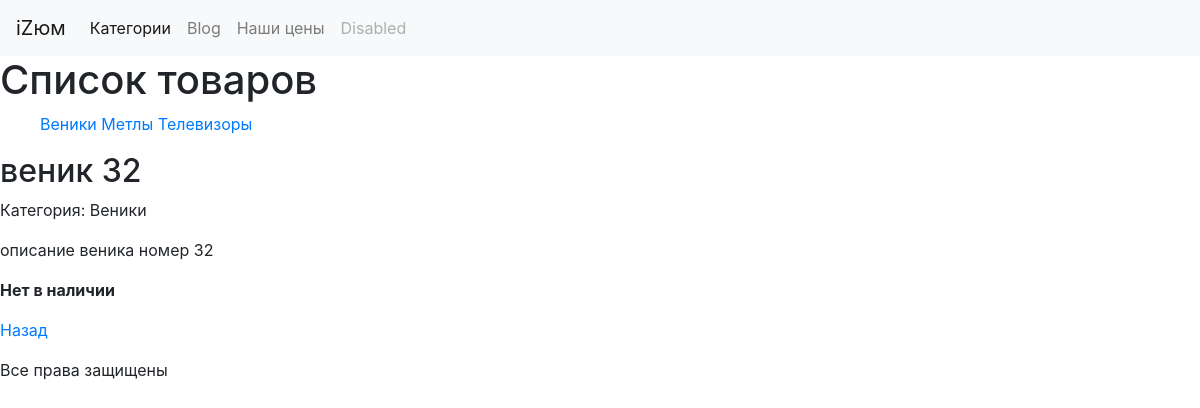
The page /goods/good/3/ on the database as committed earlier.
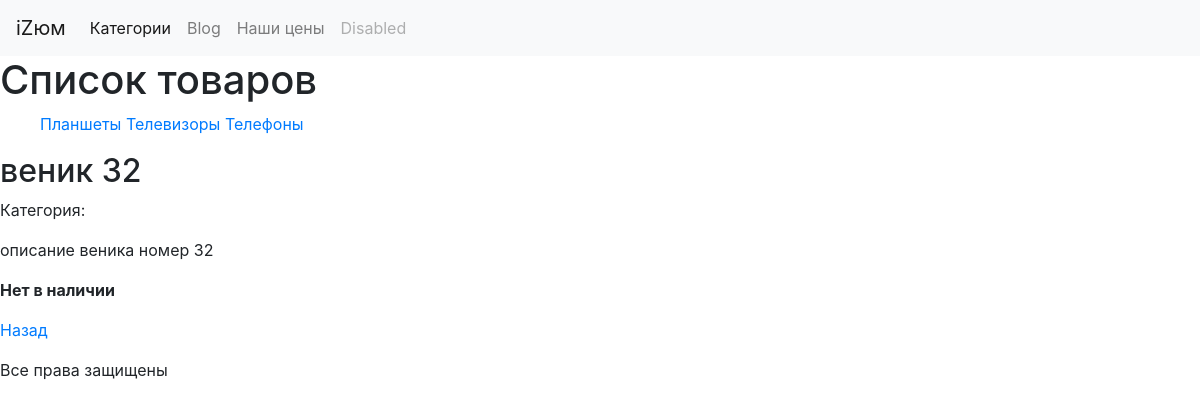
The same page on the database as committed later.
### page/models.py (models this page shows, shortened)
class Category(models.Model):
    name = models.CharField(max_length=100, unique=True, verbose_name="Название")
    description = models.TextField(verbose_name="Описание")
    class Meta:
        verbose_name = 'Категория'
        verbose_name_plural = "Категории"

class Good(models.Model):
    name = models.CharField(max_length=100, unique=True, verbose_name="Название")
    in_stock = models.BooleanField(default=True, db_index=True, verbose_name="В наличии")
    category = models.ForeignKey(Category, null=True, blank=True, on_delete=models.SET_NULL, verbose_name="Категория")
    price = models.FloatField(default=0, verbose_name="Цена за единицу")
    description = models.TextField(default=" ", verbose_name="Описание товара")
    class Meta:
        ordering = ["-price", "name"]
        unique_together = ("category", "name", "price", "description")
        verbose_name = 'Товар'
        verbose_name_plural = "Товары"

### page/twviews.py (the view)
# urls.py: url(r'^good/(?P<good_id>\d+)/$', GoodDetailView.as_view(), name="good"),
class GoodDetailView(DetailView, CategoryListMixin):
    template_name = "good.html"
    model = Good
    pk_url_kwarg = "good_id"
    def get_context_data(self, **kwargs):
        context = super(GoodDetailView, self).get_context_data(**kwargs)
        try:
            context["pn"] = self.request.GET["page"]
        except KeyError:
            context["pn"] = 1
        context["cats"] = Category.objects.order_by("name")
        return context

### page/twviews.py (called while the page is built)
    def get_context_data(self, **kwargs):
        context = super(CategoryListMixin, self).get_context_data(**kwargs)
        context["cats"] = Category.objects.order_by("name")
        return context

### templates/good.html (shortened to what this page needs)
{% extends "base.html" %}
{% block main %}
    <h2>{{good.name}}</h2>
    <p class="category">Категория: {{good.category.name}}</p>
    <p>{{ good.description|linebreaksbr}}</p>
    <p>{% if not good.in_stock %}<strong> Нет в наличии</strong> {% endif %}</p>
    <p class="not-in-stock">
        <a href="{% url "index" cat_id=good.category.id %}?page={{pn}}">Назад
        </a>
    </p>
{%endblock%}

### templates/base.html (shortened to what this page needs)
<!DOCTYPE html>
{% load staticfiles %}
<html lang="en">
<head>
    <link type="text/css" href="{%static "main.css" %}" rel="stylesheet">
    <link rel="stylesheet" href="https://stackpath.bootstrapcdn.com/bootstrap/4.1.3/css/bootstrap.min.css">
    <nav class="navbar navbar-expand-lg navbar-light bg-light">
  <a class="navbar-brand" href="{{index}}">iZюм</a>
  <div class="collapse navbar-collapse" id="navbarNavAltMarkup">
    <div class="navbar-nav">
      <a class="nav-item nav-link active" href="{{goods.category}}">Категории<span class="sr-only">(current)</span></a>
      <a class="nav-item nav-link" href="/blog/">Blog</a>
      <a class="nav-item nav-link" href="#">Наши цены</a>
      <a class="nav-item nav-link disabled" href="#">Disabled</a>
    </div>
  </div>
</nav>
</head>
<body>
<div id="header">
    <h1>Список товаров</h1>
</div>
<div id="leftmenu">
    <ul>
        {% for cat in cats %}
        {% url "index" cat_id=cat.id as cat_url %}
        <a href="{{cat_url }}">{{cat.name}}</a>
        {%endfor %}
    </ul>
</div>
<div id="main">
    {% block main %}
    {%endblock%}
</div>
<div id="footer">
    <p>Все права защищены</p>
</div>
</body>
</html>

Rows that differ between the two databases and show on the page:
removed Category: name "Веники"
removed Category: name "Метлы"
added Category: name "Планшеты"
added Category: name "Телефоны"
changed Good "веник 32": category.name "Веники" → (not shown)
